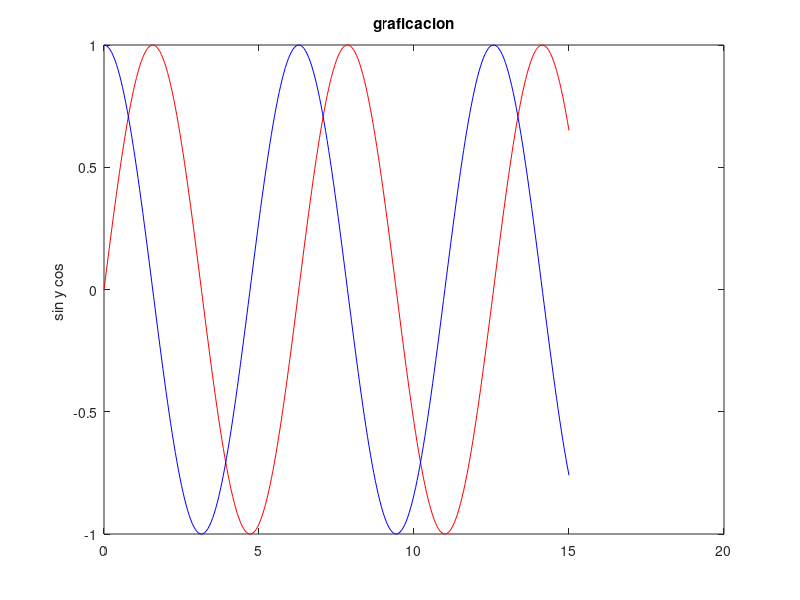
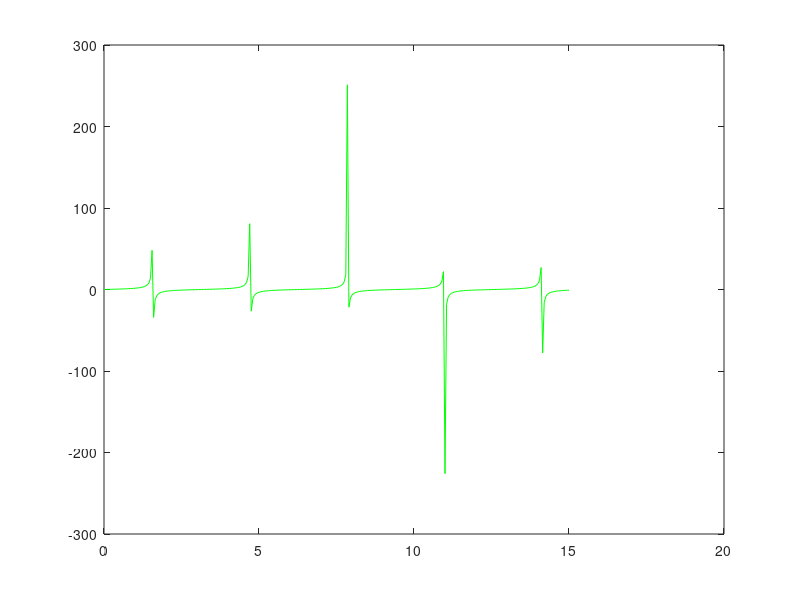
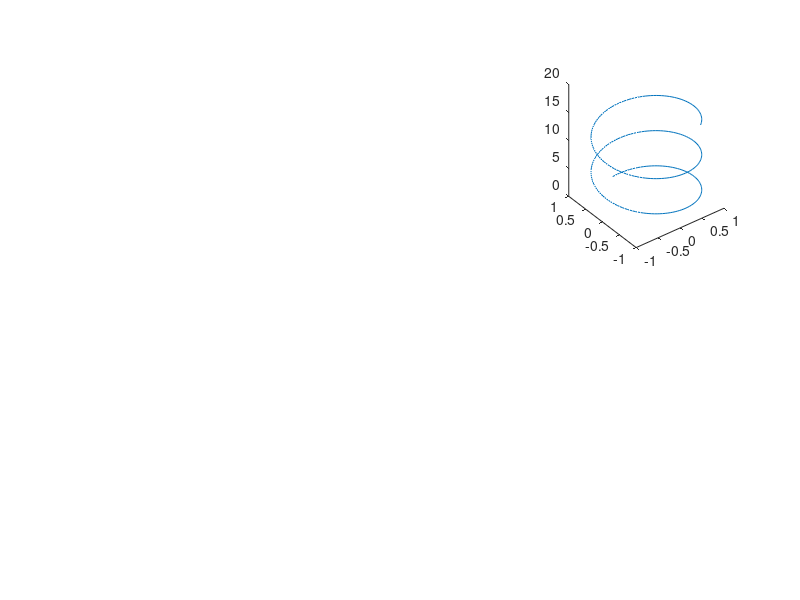
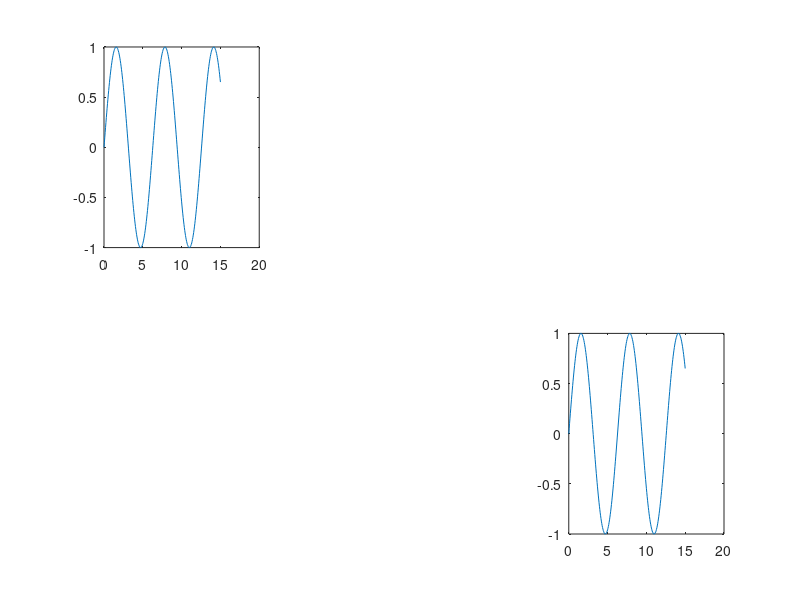

Here is the MATLAB script that generated these plots, in order: (Note: this script raises an error after producing the figures.)
clc;%borrar pantalla
clear all;%limpiar variables 
close all;%Cerrar ventanas 

theta=[0:0.05:15];
Tiemp=[0:0.05:15];
plot(Tiemp,sin(theta),'r');
disp (sin(theta));
ylabel ('sin y cos ' )
title ('graficacion')
hold on %mantener imagen anterior 
plot (Tiemp,cos(theta),'b');

figure(2) %hacer otra  grafica 
plot (Tiemp,tan(theta),'g')

figure(3)
subplot(2,3,3)
xlabel('tiempo')
ylabel ('sin y cos ' )
plot3(sin(theta),cos(theta),Tiemp)

figure(4)
subplot(2,3,1)
xlabel('tiempo')
ylabel ('sin y cos ' )
plot(Tiemp,sin(theta));

hold on 

subplot(2,3,6)
xlabel('tiempo')
ylabel ('sin y cos ' )
plot(Tiemp,sin(theta));

figura(5)
